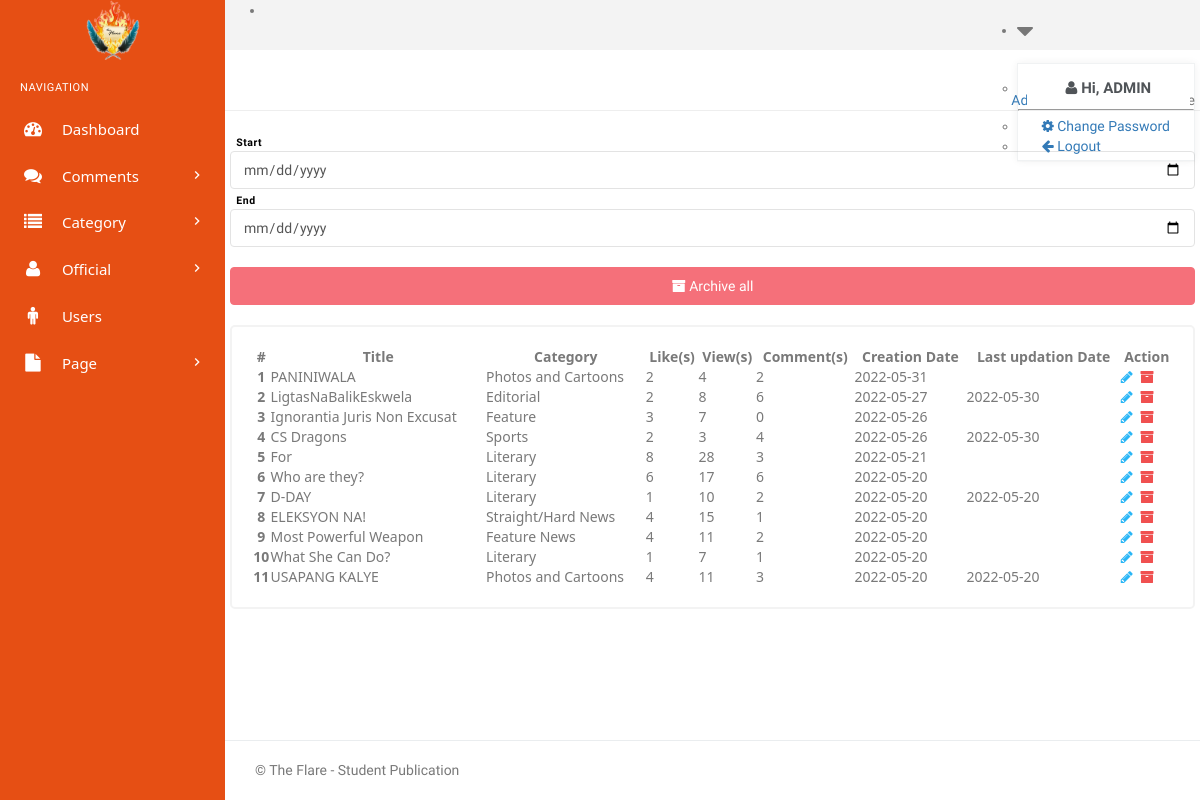
Screenshot of /admin/manage-post.php (signed in) with the database file from the repository.
### tables this page shows
CREATE TABLE `tblposts` (
  `id` int(11) NOT NULL,
  `PostTitle` varchar(250) DEFAULT NULL,
  `CategoryId` int(11) DEFAULT NULL,
  `PostDetails` longtext DEFAULT NULL,
  `PostingDate` datetime DEFAULT NULL,
  `UpdationDate` datetime DEFAULT NULL,
  `PostUrl` mediumtext DEFAULT NULL,
  `PostImage` varchar(255) DEFAULT NULL,
  `Is_Active` int(1) DEFAULT NULL
);

CREATE TABLE `tblcategory` (
  `id` int(11) NOT NULL,
  `CategoryName` varchar(250) DEFAULT NULL,
  `Description` mediumtext DEFAULT NULL,
  `PostingDate` datetime DEFAULT NULL,
  `UpdationDate` datetime DEFAULT NULL,
  `Is_Active` int(1) DEFAULT NULL
);

### admin/manage-post.php (the view, shortened to what this page needs)
<?php
include('includes/config.php');
if (isset($_SESSION['id']) && isset($_SESSION['name']) && isset($_SESSION['positionid'])) {
?>
    <!DOCTYPE html>
    <html lang="en">
    <head>
        <link href="assets/css/bootstrap.min.css" rel="stylesheet" type="text/css" />
        <link href="assets/css/core.css" rel="stylesheet" type="text/css" />
        <link href="assets/css/components.css" rel="stylesheet" type="text/css" />
        <link href="assets/css/icons.css" rel="stylesheet" type="text/css" />
        <link href="assets/css/pages.css" rel="stylesheet" type="text/css" />
        <link href="assets/css/menu.css" rel="stylesheet" type="text/css" />
        <link href="assets/css/responsive.css" rel="stylesheet" type="text/css" />
        <link rel="stylesheet" href="../plugins/switchery/switchery.min.css">
        <link rel="stylesheet" href="https://cdn.datatables.net/1.11.5/css/dataTables.bootstrap.min.css">
        <link rel="stylesheet" href="https://cdn.datatables.net/keytable/2.6.4/css/keyTable.dataTables.min.css">
    </head>
    <body class="fixed-left">
        <div id="wrapper">
            <?php include('includes/topheader.php'); ?>
            <?php include('includes/leftsidebar.php'); ?>
            <div class="content-page">
                <div class="content">
                    <div class="container">
                        <div class="row">
                            <div class="col-xs-12">
                                <div class="page-title-box">
                                    <ol class="breadcrumb p-0 m-0">
                                        <li>
                                            <a href="#">Admin</a>
                                        </li>
                                        <li>
                                            <a href="#">Article </a>
                                        </li>
                                        <li class="active">
                                        </li>
                                    </ol>
                                </div>
                            </div>
                        </div>
                        <div class="row">
                            <form action="" method="post">
                                <div class="col-md-5">
                                    <label for="" class="label" style="color: black !important;">Start</label>
                                    <input class="form-control" type="date" name="syear" required>
                                </div>
                                <div class="col-md-5">
                                    <label for="" class="label" style="color: black !important;">End</label>
                                    <input class="form-control" type="date" name="eyear" required>
                                </div>
                                <div class="col-md-2">
                                    <label for="" class="label">&nbsp;</label>
                                    <button class="form-control btn btn-danger" onclick="return confirm('Warning: Are you sure?')" type="submit" name="submit" style="color:#fff !important;"><i class="fa fa-archive" style="color: #fff"></i> Archive all</button>
                                </div>
                            </form>
                        </div>
                        <br>
                        <div class="row">
                            <div class="col-md-12">
                                <div class="card-box">
                                    <div class="table-responsive">
                                        <table class="table table-hover display" id="example" style="width:100%">
                                            <thead class="thead">
                                                <tr>
                                                    <th>#</th>
                                                    <th>Title</th>
                                                    <th>Category</th>
                                                    <th>Like(s)</th>
                                                    <th>View(s)</th>
                                                    <th>Comment(s)</th>
                                                    <th>Creation Date</th>
                                                    <th>Last updation Date</th>
                                                    <th>Action</th>
                                                </tr>
                                            </thead>
                                            <tbody>
                                                <?php
                                                $query = mysqli_query($con, "SELECT tblposts.id as postid, tblposts.PostTitle as title, tblposts.PostingDate as PostingDate, tblposts.UpdationDate as UpdationDate,tblcategory.CategoryName as category, tblcategory.id as cid, (SELECT COUNT(id) FROM tbllikes WHERE tbllikes.postid = tblposts.id) as likes, (SELECT COUNT(id) FROM tblcomments WHERE tblcomments.postid = tblposts.id) as comments, (SELECT COUNT(id) FROM tblviews WHERE tblviews.postid = tblposts.id) as views FROM tblposts left join tblcategory on tblcategory.id=tblposts.CategoryId WHERE tblposts.Is_Active=1 ORDER BY PostingDate DESC;");
                                                $cnt = 1;
                                                while ($row = mysqli_fetch_array($query)) {
                                                ?>
                                                    <tr>
                                                        <th scope="row"><?php echo htmlentities($cnt++); ?></th>
                                                        <td><?php echo htmlentities($row['title']); ?></td>
                                                        <td><?php echo htmlentities($row['category']); ?></td>
                                                        <td><?php echo htmlentities($row['likes']); ?></td>
                                                        <td><?php echo htmlentities($row['views']); ?></td>
                                                        <td><?php echo htmlentities($row['comments']); ?></td>
                                                        <td><?php
                                                            $arr = explode(' ', trim($row['PostingDate']));
                                                            echo htmlentities($arr[0]); ?>
                                                        </td>
                                                        <td><?php
                                                            $arr1 = explode(' ', trim($row['UpdationDate']));
                                                            echo htmlentities($arr1[0]); ?>
                                                        </td>
                                                        <td>
                                                            <a data-toggle="tooltip" data-placement="top" title="Edit this article" href="edit-post.php?pid=<?php echo htmlentities($row['postid']); ?>"><i class="fa fa-pencil" style="color: #29b6f6;"></i></a>&nbsp;
                                                            <a data-toggle="tooltip" data-placement="top" title="Move to archive" href="manage-post.php?rid=<?php echo htmlentities($row['postid']); ?>&&action=del"><i class="fa fa-archive" style="color: #f05050"></i></a>
                                                        </td>
                                                    </tr>
                                                <?php
                                                } ?>
                                            </tbody>
                                        </table>
                                    </div>
                                </div>
                            </div>
                        </div>
                    </div>
                </div>
            </div>
            <?php include('includes/footer.php'); ?>
        </div>
    </body>
    </html>
<?php
} else {
    header("Location: index.php");
    exit();
}
?>

### admin/assets/css/core.css (style rules this page uses)
body { font-family: 'Varela Round', sans-serif; margin: 0; padding-bottom: 60px; overflow-x: hidden; color: #797979; }
html { position: relative; min-height: 100%; }
* { outline: none !important; }
.container { width: auto; }
#wrapper { height: 100%; overflow: hidden; width: 100%; }
.p-0 { padding: 0 !important; }
.m-0 { margin: 0 !important; }
.card-box { padding: 20px; border: 2px solid #f3f3f3; -webkit-border-radius: 5px; border-radius: 5px; -moz-border-radius: 5px; background-clip: padding-box; margin-bottom: 20px; background-color: #ffffff; }
.row { margin-right: -10px; margin-left: -10px; }
.col-lg-1, .col-lg-10, .col-lg-11, .col-lg-12, .col-lg-2, .col-lg-3, .col-lg-4, .col-lg-5, .col-lg-6, .col-lg-7, .col-lg-8, .col-lg-9, .col-md-1, .col-md-10, .col-md-11, .col-md-12, .col-md-2, .col-md-3, .col-md-4, .col-md-5, .col-md-6, .col-md-7, .col-md-8, .col-md-9, .col-sm-1, .col-sm-10, .col-sm-11, .col-sm-12, .col-sm-2, .col-sm-3, .col-sm-4, .col-sm-5, .col-sm-6, .col-sm-7, .col-sm-8, .col-sm-9, .col-xs-1, .col-xs-10, .col-xs-11, .col-xs-12, .col-xs-2, .col-xs-3, .col-xs-4, .col-xs-5, .col-xs-6, .col-xs-7, .col-xs-8, .col-xs-9 { padding-left: 10px; padding-right: 10px; }
.breadcrumb { background-color: transparent; margin-bottom: 15px; padding-top: 10px; padding-left: 0; }
.label { font-weight: 600; letter-spacing: 0.05em; padding: .3em .6em .2em; font-family: 'Hind Madurai', sans-serif; }

### admin/assets/css/menu.css (style rules this page uses)
.content-page { margin-left: 225px; overflow: hidden; }
.content-page .content { padding: 0 5px 10px 5px; margin-top: 70px; }
.page-title-box { padding: 20px; border-bottom: 1px solid #eee; margin: 0 -20px 20px -20px; }
.page-title-box .breadcrumb { float: right; background-color: transparent !important; }

### rows the page displays
tblposts: PostTitle "PANINIWALA", CategoryId.CategoryName "Photos and Cartoons", likes "2", views "4", comments "2", PostingDate "2022-05-31"
tblposts: PostTitle "LigtasNaBalikEskwela", CategoryId.CategoryName "Editorial", likes "2", views "8", comments "6", PostingDate "2022-05-27", UpdationDate "2022-05-30"
tblposts: PostTitle "Ignorantia Juris Non Excusat", CategoryId.CategoryName "Feature", likes "3", views "7", comments "0", PostingDate "2022-05-26"
tblposts: PostTitle "CS Dragons", CategoryId.CategoryName "Sports", likes "2", views "3", comments "4", PostingDate "2022-05-26", UpdationDate "2022-05-30"
tblposts: PostTitle "For", CategoryId.CategoryName "Literary", likes "8", views "28", comments "3", PostingDate "2022-05-21"
tblposts: PostTitle "Who are they?", CategoryId.CategoryName "Literary", likes "6", views "17", comments "6", PostingDate "2022-05-20"
tblposts: PostTitle "D-DAY", CategoryId.CategoryName "Literary", likes "1", views "10", comments "2", PostingDate "2022-05-20", UpdationDate "2022-05-20"
tblposts: PostTitle "ELEKSYON NA!", CategoryId.CategoryName "Straight/Hard News", likes "4", views "15", comments "1", PostingDate "2022-05-20"
tblposts: PostTitle "Most Powerful Weapon", CategoryId.CategoryName "Feature News", likes "4", views "11", comments "2", PostingDate "2022-05-20"
tblposts: PostTitle "What She Can Do?", CategoryId.CategoryName "Literary", likes "1", views "7", comments "1", PostingDate "2022-05-20"
tblposts: PostTitle "USAPANG KALYE", CategoryId.CategoryName "Photos and Cartoons", likes "4", views "11", comments "3", PostingDate "2022-05-20", UpdationDate "2022-05-20"

### other values shown
$_SESSION['name'] "ADMIN"
